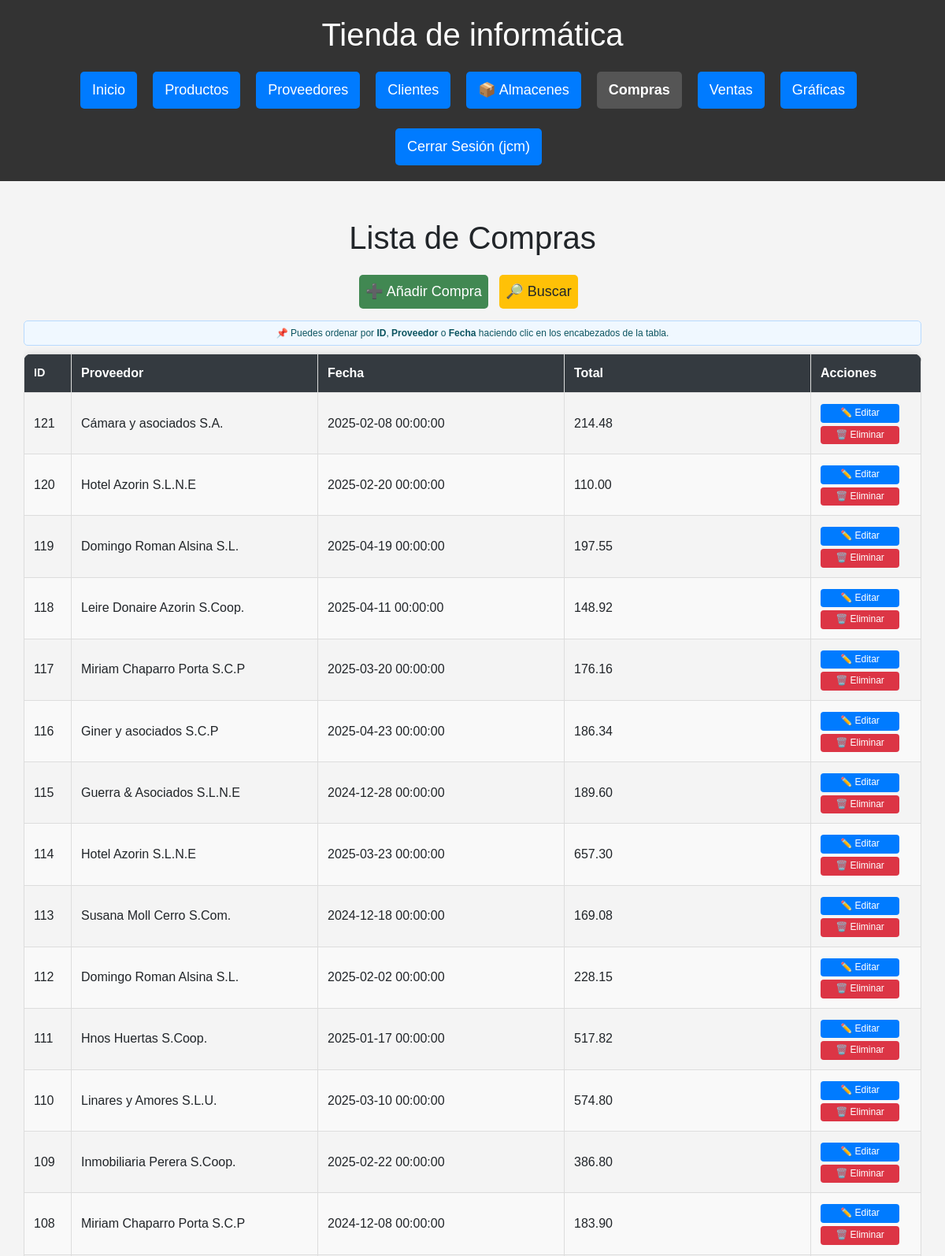
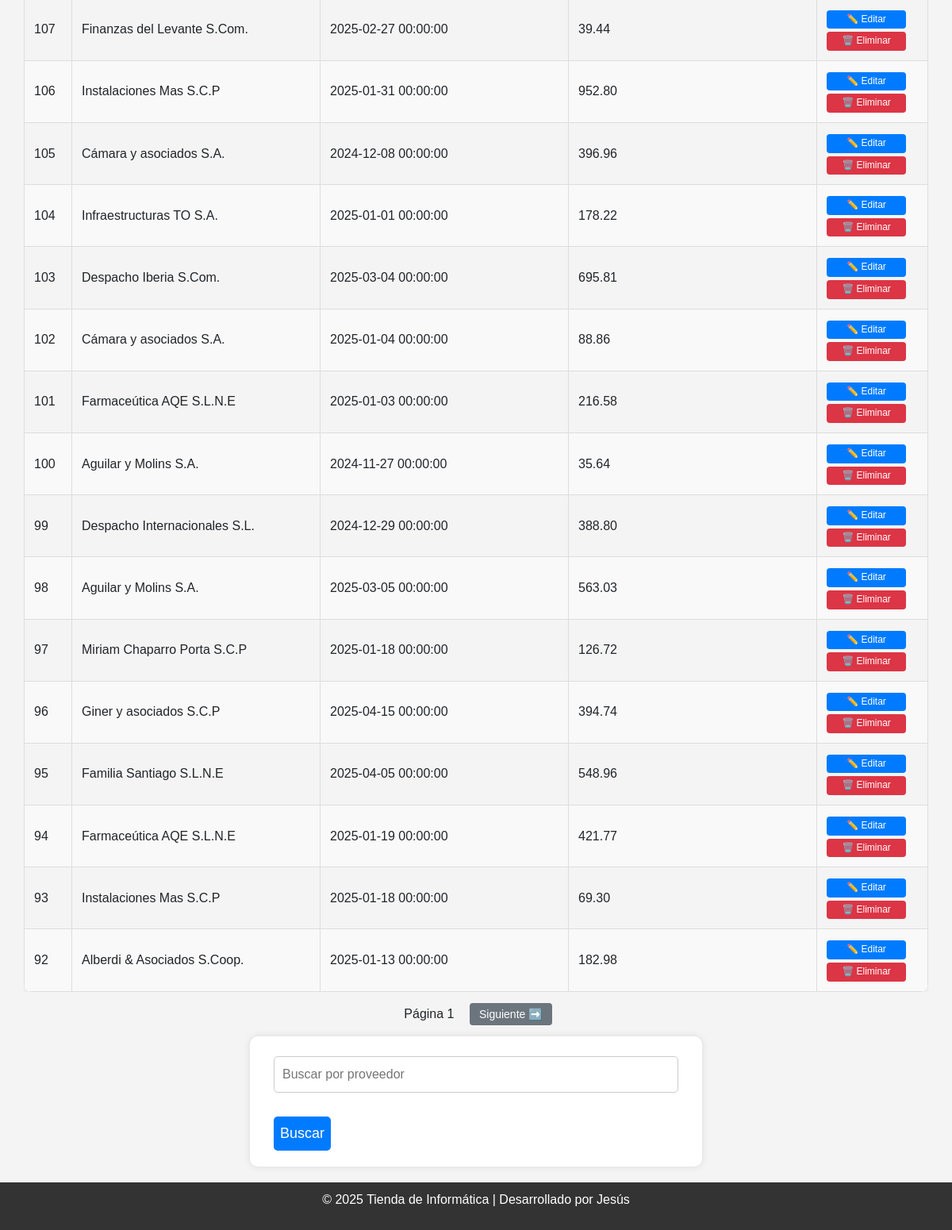
The page /compras (signed in) on the database as committed earlier (2 pictures, top to bottom).
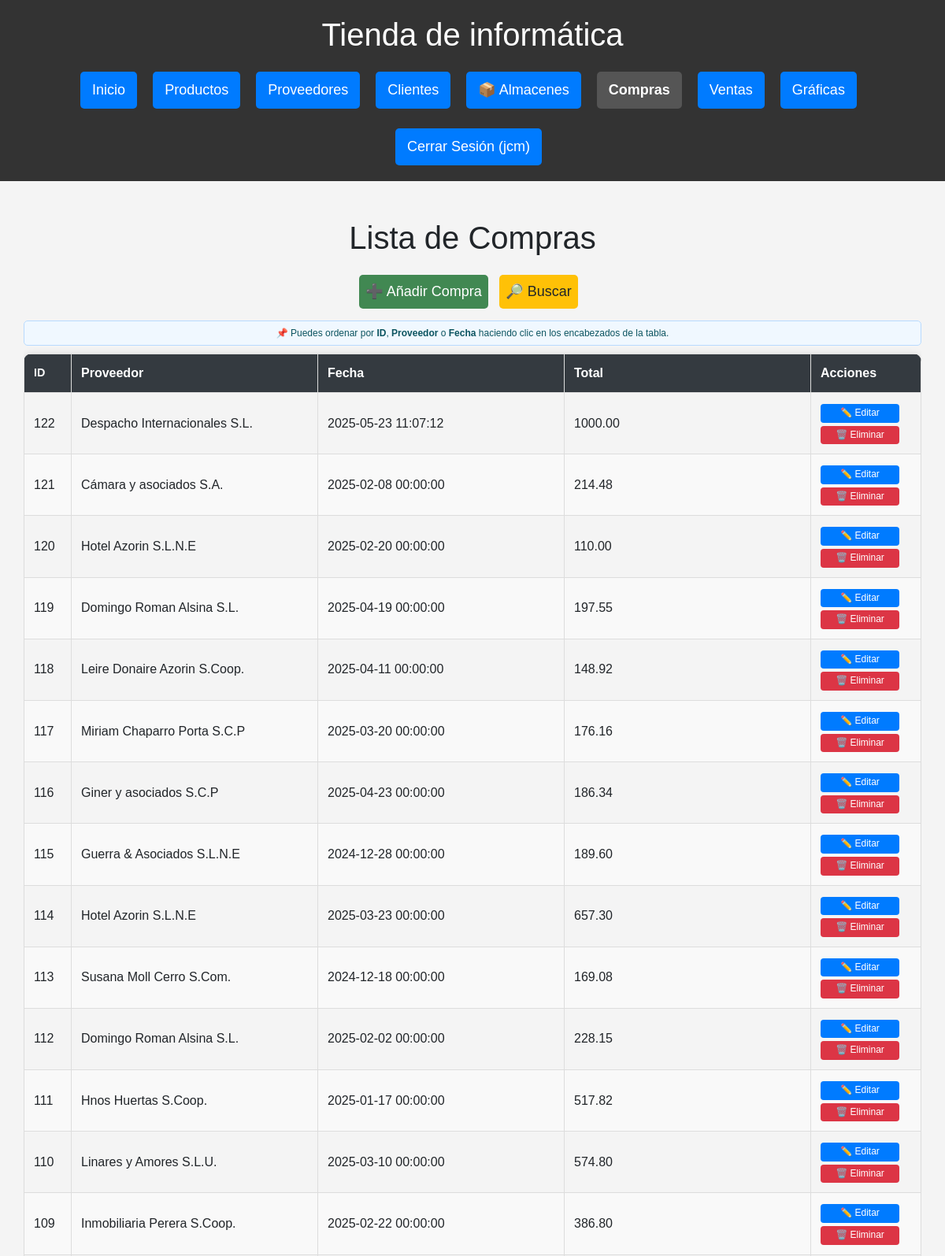
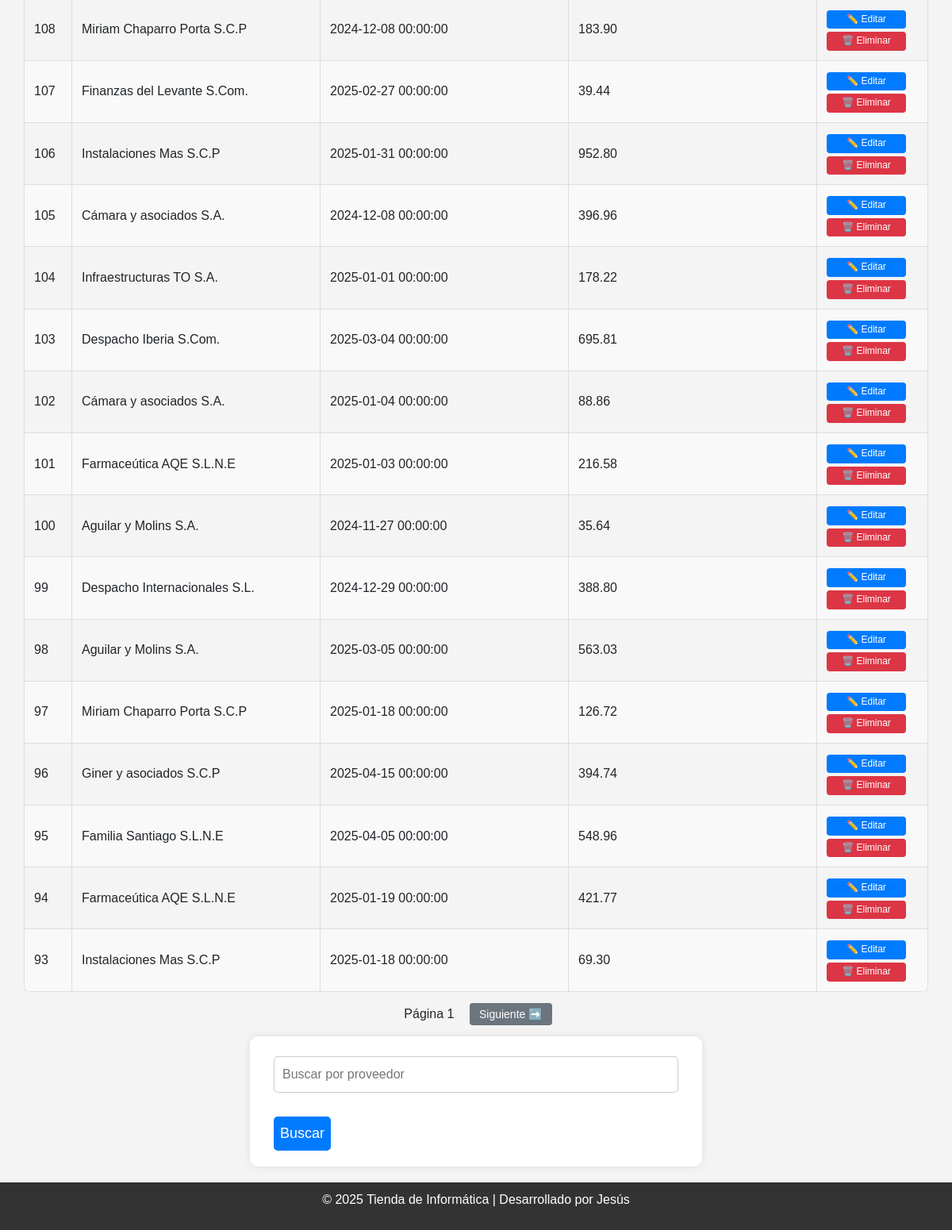
The same page on the database as committed later (2 pictures, top to bottom).
### db.py (models this page shows)
class Compra(Base):
    __tablename__ = "Compra"
    __table_args__ = {'extend_existing': True}
    id = Column(Integer, primary_key=True)
    producto_id = Column(Integer, ForeignKey('Producto.id'), nullable=False)
    proveedor_id = Column(Integer, ForeignKey('Proveedor.id'), nullable=False)
    precio = Column(Numeric(10, 2), nullable=False)
    cantidad = Column(Integer, nullable=False)
    total = Column(Numeric(10, 2), nullable=False)
    fecha = Column(DateTime, default=func.now())
    producto = relationship("Producto")
    proveedor = relationship("Proveedor")

class Proveedor(Base):
    __tablename__ = "Proveedor"
    id = Column(Integer, primary_key=True)
    nombre = Column(String(150), unique=True, nullable=False)
    contacto = Column(String(150))
    telefono = Column(String(20))
    email = Column(String(150), unique=True)
    cif = Column(String(20), unique=True, nullable=False)
    direccion = Column(String(200))

### routes/compras.py (the view)
@compras_bp.route('/compras')
@login_required
def compras():
    proveedor = request.args.get("proveedor")
    pagina = int(request.args.get("pagina", 1))
    orden = request.args.get("orden", "id")
    direccion = request.args.get("direccion", "desc")
    por_pagina = 30
    query = sesion.query(Compra).join(Proveedor)
    if proveedor:
        query = query.filter(Proveedor.nombre.ilike(f"%{proveedor}%"))
    def aplicar_orden(campo):
        return campo.desc() if direccion == "desc" else campo.asc()
    if orden == "proveedor":
        query = query.order_by(aplicar_orden(Proveedor.nombre))
    elif orden == "fecha":
        query = query.order_by(aplicar_orden(Compra.fecha))
    else:
        query = query.order_by(aplicar_orden(Compra.id))
    total_compras = query.count()
    compras = query.offset((pagina - 1) * por_pagina).limit(por_pagina).all()
    hay_anterior = pagina > 1
    hay_siguiente = (pagina * por_pagina) < total_compras
    return render_template("compras/compras.html",
        compras=compras,
        pagina=pagina,
        hay_anterior=hay_anterior,
        hay_siguiente=hay_siguiente,
        proveedor=proveedor,
        orden=orden,
        direccion=direccion
    )

### db.py (called while the page is built)
def login_required(f):
    @wraps(f)
    def decorated_function(*args, **kwargs):
        if 'usuario' not in session:
            flash('Por favor, inicie sesión para acceder a esta página.', 'error')
            return redirect(url_for('login'))
        return f(*args, **kwargs)
    return decorated_function

### templates/compras/compras.html (shortened to what this page needs)
{% extends 'base.html' %}
{% block content %}
<div class="container mt-4">
    <h1>Lista de Compras</h1>
    <div class="botones-superiores">
        <a href="{{ url_for('compras.nueva_compra') }}" class="btn btn-add">➕ Añadir Compra</a>
        <a href="#form-busqueda-proveedor" class="btn btn-add btn-search">🔎 Buscar</a>
    </div>
    <div class="tabla-responive">
        <table class="tabla-estilizada">
            <div class="alerta-orden">
              📌 Puedes ordenar por <strong>ID</strong>, <strong>Proveedor</strong> o <strong>Fecha</strong> haciendo clic en los encabezados de la tabla.
            </div>
            {% set nueva_direccion = 'desc' if direccion == 'asc' else 'asc' %}
            <thead>
              <tr>
                <th class="col-id">
                  <a href="{{ url_for('compras.compras', orden='id', direccion=nueva_direccion, pagina=pagina) }}">ID</a>
                </th>
                <th>
                  <a href="{{ url_for('compras.compras', orden='proveedor', direccion=nueva_direccion, pagina=pagina) }}">Proveedor</a>
                </th>
                <th>
                  <a href="{{ url_for('compras.compras', orden='fecha', direccion=nueva_direccion, pagina=pagina) }}">Fecha</a>
                </th>
                <th>Total</th>
                <th class="col-acciones">Acciones</th>
              </tr>
            </thead>
            <tbody>
                {% for compra in compras %}
                <tr>
                    <td>{{ compra.id }}</td>
                    <td>{{ compra.proveedor.nombre }}</td>
                    <td>{{ compra.fecha }}</td>
                    <td>{{ compra.total }}</td>
                    <td>
                        <a href="{{ url_for('compras.editar_compra', id=compra.id) }}" class="btn-edit">✏️ Editar</a>
                        <form action="{{ url_for('compras.eliminar_compra', id=compra.id) }}" method="POST" class="form-delete">
                            <button type="submit" class="btn-delete" onclick="return confirm('¿Eliminar esta compra?');">🗑️<span class="texto-btn"> Eliminar</button>
                        </form>
                    </td>
                </tr>
                {% endfor %}
            </tbody>
        </table>
    </div>
    <div class="paginacion mt-3">
      <span style="margin: 0 10px;">Página {{ pagina }}</span>
      {% if hay_siguiente %}
        <a href="{{ url_for('compras.compras', pagina=pagina+1, orden=orden, direccion=direccion) }}" class="btn-pagina">Siguiente ➡️</a>
      {% endif %}
    </div>
    <form method="GET" action="{{ url_for('compras.compras') }}" class="mt-3" id="form-busqueda-proveedor">
        <input type="text" name="proveedor" placeholder="Buscar por proveedor" value="{{ proveedor or '' }}">
        <button type="submit" class="btn">Buscar</button>
    </form>
</div>
{% endblock %}

Rows that differ between the two databases and show on the page:
no longer on this page (row unchanged): Compra: id "92", proveedor.nombre "Alberdi & Asociados S.Coop.", fecha "2025-01-13 00:00:00", total "182.98"
added Compra: id "122", proveedor.nombre "Despacho Internacionales S.L.", fecha "2025-05-23 11:07:12", total "1000.00"
